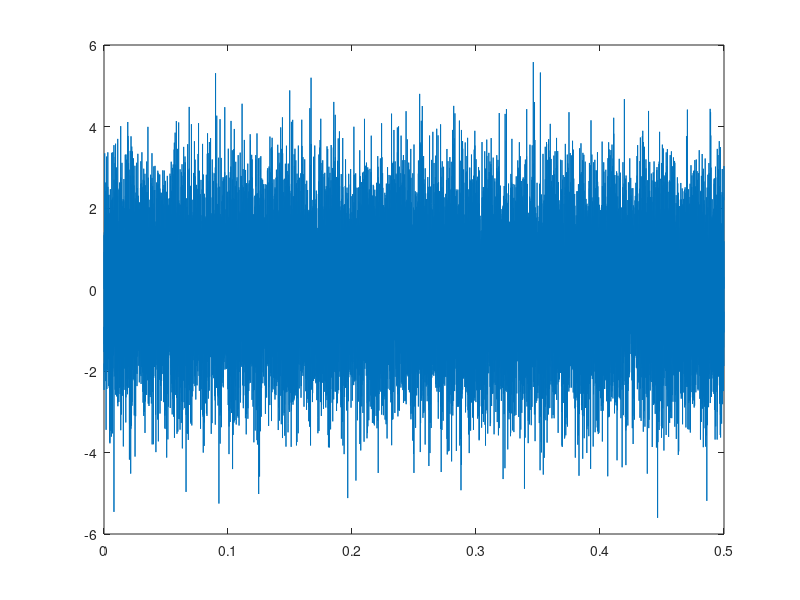
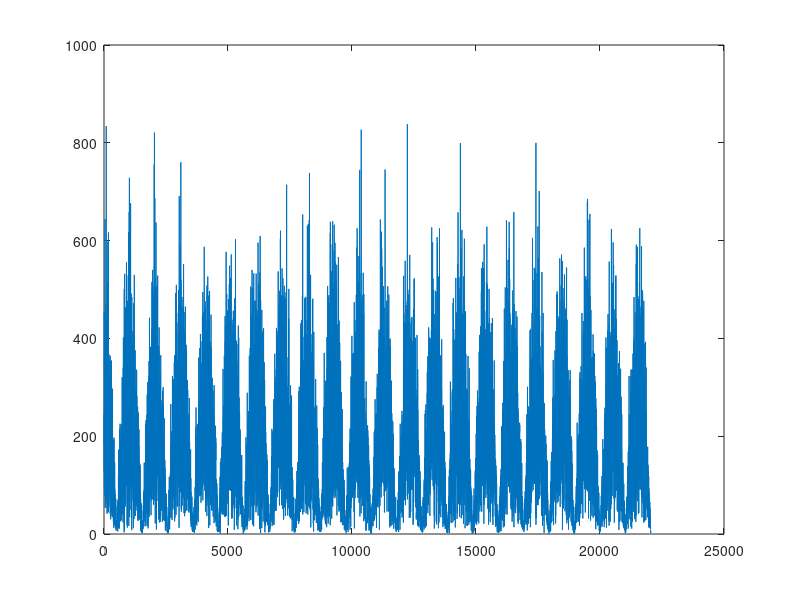

The MATLAB source for these figures, in order:
% Title:    RippleNoise.m
% Author:   D.C. Mountain <dcm@bu.edu>
% Date:     9-Jul-07
%
% The purpose of this program is to create noise with a rippled spectral
% envelope. The approach is based on Henry, BA and Turner, CW (2003) JASA
% 113:2861-2873

SampleRate = 44100;
NumSamples = 0.5*SampleRate;        % stimuli will be 500 ms in duration
RippleSpacing = 1000;               % spacing between ripple peaks in Hertz
DelaySamples  = round(SampleRate/RippleSpacing);

Time = [0:NumSamples-1]/SampleRate; % Time vector for plotting
Frequency = [0:(NumSamples/2)-1]*SampleRate/NumSamples;

WhiteNoise = randn(NumSamples+DelaySamples,1);
RippledNoise = WhiteNoise(1:NumSamples)+ WhiteNoise(DelaySamples:DelaySamples+NumSamples-1);

NoiseSpectrum = abs(fft(RippledNoise));

figure(1)
plot(Time,RippledNoise)
figure(2)
plot(Frequency, NoiseSpectrum(1:NumSamples/2))